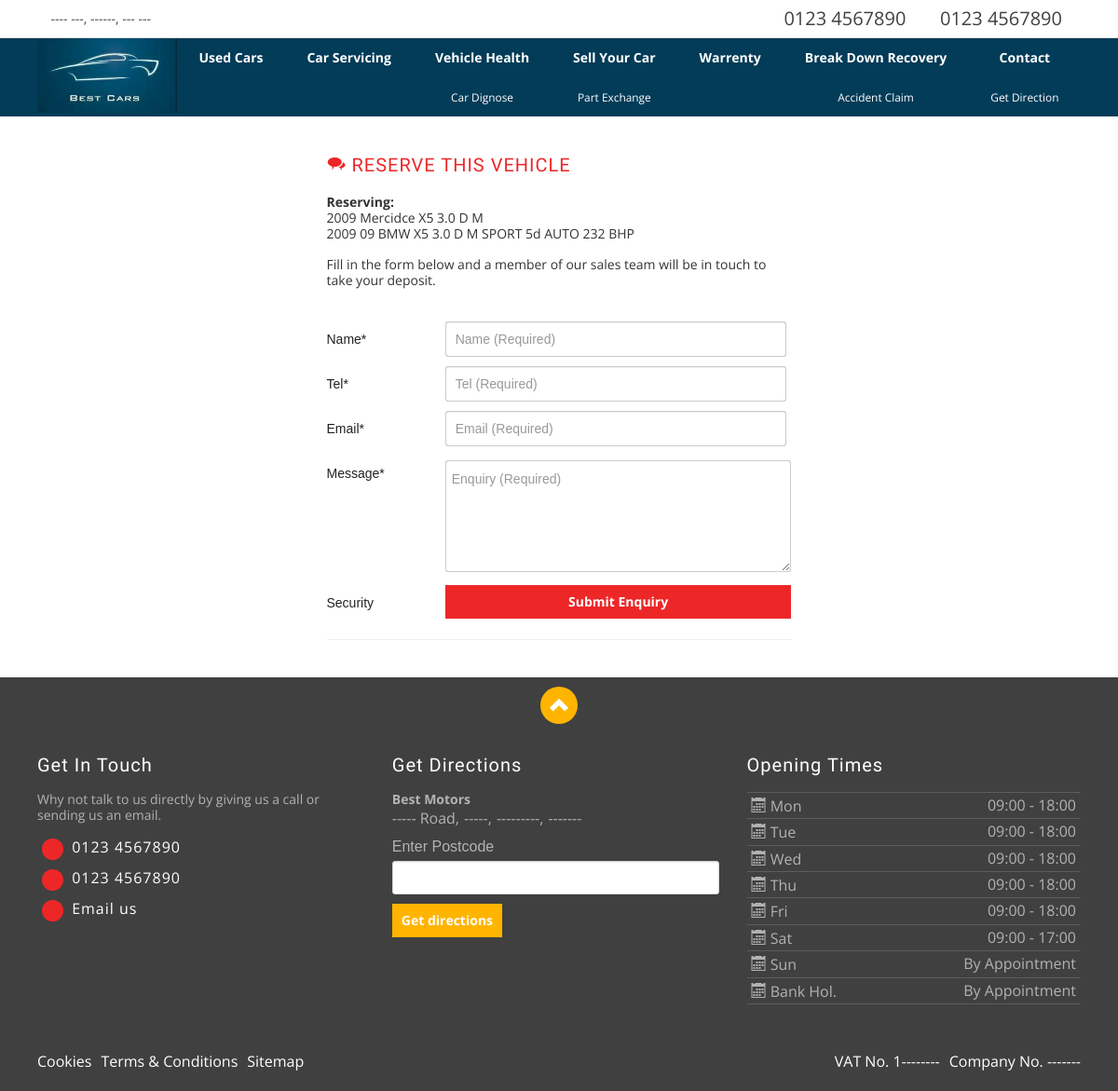
Page /buy-it-now/26 on the committed database.
### tables this page shows
CREATE TABLE `car_table` (
  `id` int(11) NOT NULL,
  `title` text NOT NULL,
  `makeof` varchar(150) NOT NULL,
  `model` varchar(255) NOT NULL,
  `price` float NOT NULL,
  `discount` float NOT NULL,
  `registered` varchar(20) NOT NULL,
  `owners` varchar(100) NOT NULL,
  `body_style` varchar(150) NOT NULL,
  `color` varchar(100) NOT NULL,
  `mileage` float NOT NULL,
  `no_doors` int(11) NOT NULL,
  `no_seats` int(11) NOT NULL,
  `engine_size` int(11) NOT NULL,
  `engine_capacity` float NOT NULL,
  `fuel_type` varchar(100) NOT NULL,
  `transmission` varchar(150) NOT NULL,
  `co_emission` float NOT NULL,
  `gearbox` varchar(50) NOT NULL,
  `fuel_cons_ur` float NOT NULL,
  `fuel_cons_ex` float NOT NULL,
  `fuel_cons_com` float NOT NULL,
  `z_s_mph` float NOT NULL,
  `top_speed` float NOT NULL,
  `cylinders` int(11) NOT NULL,
  `engine_pow` float NOT NULL,
  `engine_tor` float NOT NULL,
  `length` float NOT NULL,
  `wheelbase` float NOT NULL,
  `width` float NOT NULL,
  `description` longtext NOT NULL,
  `created_at` timestamp NOT NULL DEFAULT CURRENT_TIMESTAMP,
  `updated_at` timestamp NOT NULL DEFAULT CURRENT_TIMESTAMP ON UPDATE CURRENT_TIMESTAMP
);

### application/controllers/Frontend.php (called while the page is built, shortened)
<?php
class Frontend extends CI_Controller{
  public function __construct(){
    $this->load->library('session');
    $this->load->model('car/car_model', 'car_model');
  }
public function buy_now($id){
    $car = $this->car_model->get_car($id);
    $this->load->view('frontend/inc/header');
    $this->load->view('frontend/buynow', $car);
    $this->load->view('frontend/inc/footer');
}
}

### index.php (called while the page is built, shortened)
<?php
require_once BASEPATH.'core/CodeIgniter.php';

### application/models/car/Car_model.php (called while the page is built, shortened)
<?php
class Car_model extends CI_Model{
  public function get_car($id){
    $data = array();
    $car = $this->db->where('id', $id)->get('car_table')->result();
    if($car){
      $interior = $this->db->where('car_id', $id)->get('interior')->result();
      $this->db->select('feature');
      $exterior = $this->db->where('car_id', $id)->get('exterior')->result();
      $this->db->select('feature');
      $comfort = $this->db->where('car_id', $id)->get('comfort')->result();
      $this->db->select('feature');
      $safety = $this->db->where('car_id', $id)->get('safety')->result();
      $this->db->select('feature');
      $other = $this->db->where('car_id', $id)->get('other')->result();
      $this->db->select('id,image');
      $car_image = $this->db->where('car_id', $id)->get('car_image')->result();
      $data = array(
        'car' => $car,
        'interior' => $interior,
        'exterior' => $exterior,
        'comfort' => $comfort,
        'safety' => $safety,
        'other' => $other,
        'car_image' => $car_image,
      );
    }
    return $data;
  }
}

### application/views/frontend/buynow.php (the view, shortened to what this page needs)
<div id="main-wrap">
    <div id="page-warrior">
        <div id="email-pg">
            <div class="container">
                <div class="wrapper">
                    <div class="row">
                        <div class="threecol">
                        </div>
                        <div class="sixcol block">
                            <div class="pad-20">
                                <h2><span aria-hidden="true" class="icon icon-comments"></span> Reserve This Vehicle</h2>
                                <p><strong>Reserving:</strong><br/><?= $car[0]->registered . ' ' . $car[0]->makeof . ' ' . $car[0]->model?><br/><?= $car[0]->title ?><br/><br/>Fill in the form below and a member of our sales team will be in touch to take your deposit.</p>
                                <?= form_open('enquiry') ?>
                                    <fieldset>
                                        <div class="row">
                                            <div class="threecol"><label>Name<span class="required">*</span></label></div>
                                            <div class="ninecol last"><input size=40 name="name" value="" placeholder="Name (Required)" type="text" required></div>
                                        </div>
                                        <div class="row">
                                            <div class="threecol"><label>Tel<span class="required">*</span></label></div>
                                            <div class="ninecol last"><input size=40 name="phone" value="" placeholder="Tel (Required)" type="text" required></div>
                                        </div>
                                        <div class="row">
                                            <div class="threecol"><label>Email<span class="required">*</span></label></div>
                                            <div class="ninecol last"><input size=40 name="email" value="" placeholder="Email (Required)" type="text" required></div>
                                        </div>
                                        <div class="row">
                                            <div class="threecol"><label>Message<span class="required">*</span></label></div>
                                            <div class="ninecol last"><textarea rows=5 cols=40 name="message" placeholder="Enquiry (Required)" required></textarea></div>
                                        </div>
                                        <div class="row">
                                            <div class="threecol"><label>Security</label></div>
                                            <div class="ninecol last">
                                                <div class="row">
                                                    <input type="submit" value="Submit Enquiry" class="button black full">
                                                </div>
                                            </div>
                                        </div>
                                    </fieldset>
                                <?= form_close() ?>
                            </div>
                        </div>
                        <div class="threecol last">
                        </div>
                    </div>
                </div>
            </div>
        </div>
    </div>
</div>

### rows in the picture
car_table: registered "2009", makeof "Mercidce", model "X5 3.0 D M", title "2009 09 BMW X5 3.0 D M SPORT 5d AUTO 232 BHP"
